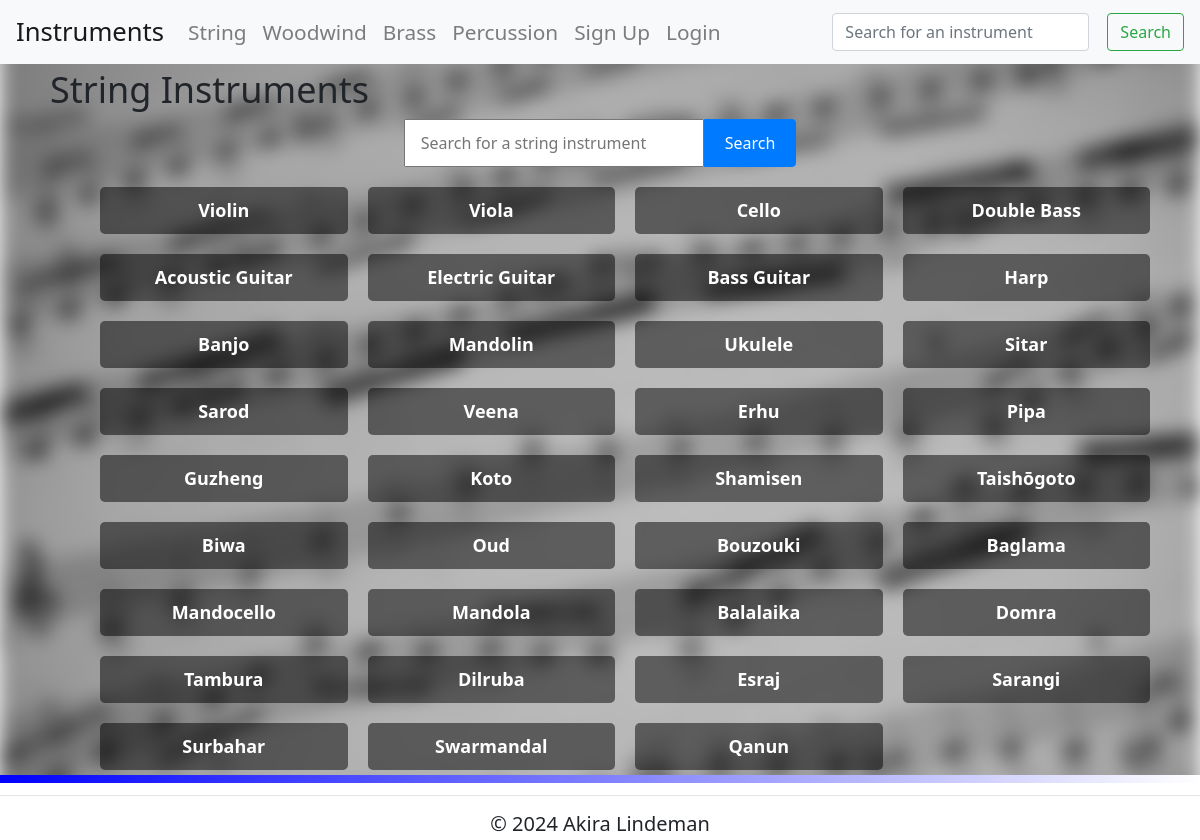
Page /string on the committed database.
### tables this page shows
CREATE TABLE Instrument (id INTEGER PRIMARY KEY, name TEXT, familyid INTEGER REFERENCES InstrumentFamily (id), description TEXT, image TEXT);

### routes.py (the view)
@app.route('/string')
def string():
    search_term = request.args.get('search')
    if search_term:
        query = "SELECT * FROM Instrument WHERE familyid = 1 AND name LIKE ?"
        params = ('%' + search_term + '%',)
    else:
        query = "SELECT * FROM Instrument WHERE familyid = 1"
        params = ()
    results = sql_queries(query, params, 'fetchall')
    return render_template("string.html", page='string', results=results)

### routes.py (called while the page is built)
def sql_queries(query, params, option):
    connection = sqlite3.connect('instruments.db')
    cursor = connection.cursor()
    cursor.execute(query, params)
    if option == 'fetchone':
        result = cursor.fetchone()
        connection.close()
        return result
    elif option == 'fetchall':
        result = cursor.fetchall()
        connection.close()
        return result
    elif option == 'commit':
        connection.commit()
        connection.close()

### templates/string.html (shortened to what this page needs)
{% extends 'layout.html' %}
{% block content %}
<h1>String Instruments</h1>
<form method="GET" action="{{ url_for('string') }}" class="instrument-search-form">
  <input type="text" name="search" placeholder="Search for a string instrument">
  <button type="submit">Search</button>
</form>
{% if results %}
<ul class="instrument-list">
  {% for instrument in results %}
    <li class="instrument">
      <a href="{{ url_for('instrument_details', instrument_id=instrument[0]) }}">{{ instrument[1] }}</a>
    </li>
  {% endfor %}
</ul>
{% else %}
<p>No instruments found.</p>
{% endif %}
{% endblock %}

### templates/layout.html (shortened to what this page needs)
<!DOCTYPE html>
<html>
<head>
    <link rel="stylesheet" href="https://stackpath.bootstrapcdn.com/bootstrap/4.3.1/css/bootstrap.min.css">
    <link rel="stylesheet" href="{{ url_for('static', filename='style.css') }}">
</head>
<body>
    <nav>
        {% include "nav.html" %}
    </nav>
        <div class="container mt-4">
            {% block content %}
            {% endblock %}
        </div>
        <footer class="footer">
            <hr>
            <h2>&copy; 2024 Akira Lindeman</h2>
        </footer>
</body>
</html>

### templates/nav.html (shortened to what this page needs)
<nav class="navbar navbar-expand-lg navbar-light bg-light fixed-top">
  <a class="navbar-brand" href="/string">Instruments</a>
  <div class="collapse navbar-collapse" id="navbarNav">
    <ul class="navbar-nav">
      <li class="nav-item"><a class="nav-link" href="/string">String</a></li>
      <li class="nav-item"><a class="nav-link" href="/woodwind">Woodwind</a></li>
      <li class="nav-item"><a class="nav-link" href="/brass">Brass</a></li>
      <li class="nav-item"><a class="nav-link" href="/percussion">Percussion</a></li>
      {% if session.get('user_id') %}
        <li class="nav-item"><a class="nav-link" href="/logout">Logout</a></li>
      {% else %}
        <li class="nav-item"><a class="nav-link" href="/signup">Sign Up</a></li>
        <li class="nav-item"><a class="nav-link" href="/login">Login</a></li>
      {% endif %}
    </ul>
    <form class="form-inline ml-auto" action="/search" method="GET">
      <input class="form-control mr-sm-2" type="search" name="search" placeholder="Search for an instrument" aria-label="Search" required>
      <button class="btn btn-outline-success my-2 my-sm-0" type="submit">Search</button>
    </form>
  </div>
</nav>

### static/style.css (style rules this page uses)
html, body { height: 100%; margin: 0; }
.navbar { margin-bottom: 20px; }
.navbar-brand { font-size: 1.6em; }
.nav-item .nav-link { font-size: 1.3em; color: #555; }
.form-inline .form-control { width: auto; }
.form-inline .btn { margin-left: 10px; }
body::before { content: ""; position: fixed; top: 0; left: 0; width: 100%; height: 100%; background-image: url("/static/pictures/background.jpeg"); background-repeat: no-repeat; background-position: center; background-attachment: fixed; background-size: cover; filter: blur(10px); z-index: -1; pointer-events: none; }
.instrument-search-form { display: flex; justify-content: center; margin-bottom: 20px; }
.instrument-search-form input[type="text"] { width: 300px; padding: 10px 15px; }
.instrument-search-form button { padding: 10px 20px; background-color: #007bff; border: 1px solid #007bff; border-radius: 0 4px 4px 0; color: white; font-size: 16px; cursor: pointer; }
.instrument-list a { display: block; font-size: 18px; font-weight: bold; color: #ffffff; background-color: rgba(0, 0, 0, 0.5); padding: 10px; border-radius: 5px; text-align: center; }
.instrument-list { list-style-type: none; padding-left: 50px; margin: 0; display: grid; grid-template-columns: repeat(auto-fill, minmax(200px, 1fr)); gap: 20px; }
.footer::before { content: ''; background: linear-gradient(to right, blue, white); height: 8px; width: 100%; position: absolute; top: 0; left: 0; }
.container { grid-row: 2; padding: 20px; padding-bottom: 70px; }
.footer { grid-row: 3; background-color: #ffffff; position: fixed; text-align: center; padding: 4px 0; width: 100%; font-size: 0.8em; bottom: 0; }
.footer h2 { font-size: 20px; margin: 0; }

### rows in the picture
Instrument: name "Violin"
Instrument: name "Viola"
Instrument: name "Cello"
Instrument: name "Double Bass"
Instrument: name "Acoustic Guitar"
Instrument: name "Electric Guitar"
Instrument: name "Bass Guitar"
Instrument: name "Harp"
Instrument: name "Banjo"
Instrument: name "Mandolin"
Instrument: name "Ukulele"
Instrument: name "Sitar"
Instrument: name "Sarod"
Instrument: name "Veena"
Instrument: name "Erhu"
Instrument: name "Pipa"
Instrument: name "Guzheng"
Instrument: name "Koto"
Instrument: name "Shamisen"
Instrument: name "Taishōgoto"
Instrument: name "Biwa"
Instrument: name "Oud"
Instrument: name "Bouzouki"
Instrument: name "Baglama"
Instrument: name "Mandocello"
Instrument: name "Mandola"
Instrument: name "Balalaika"
Instrument: name "Domra"
Instrument: name "Tambura"
Instrument: name "Dilruba"
Instrument: name "Esraj"
Instrument: name "Sarangi"
Instrument: name "Surbahar"
Instrument: name "Swarmandal"
Instrument: name "Qanun"
